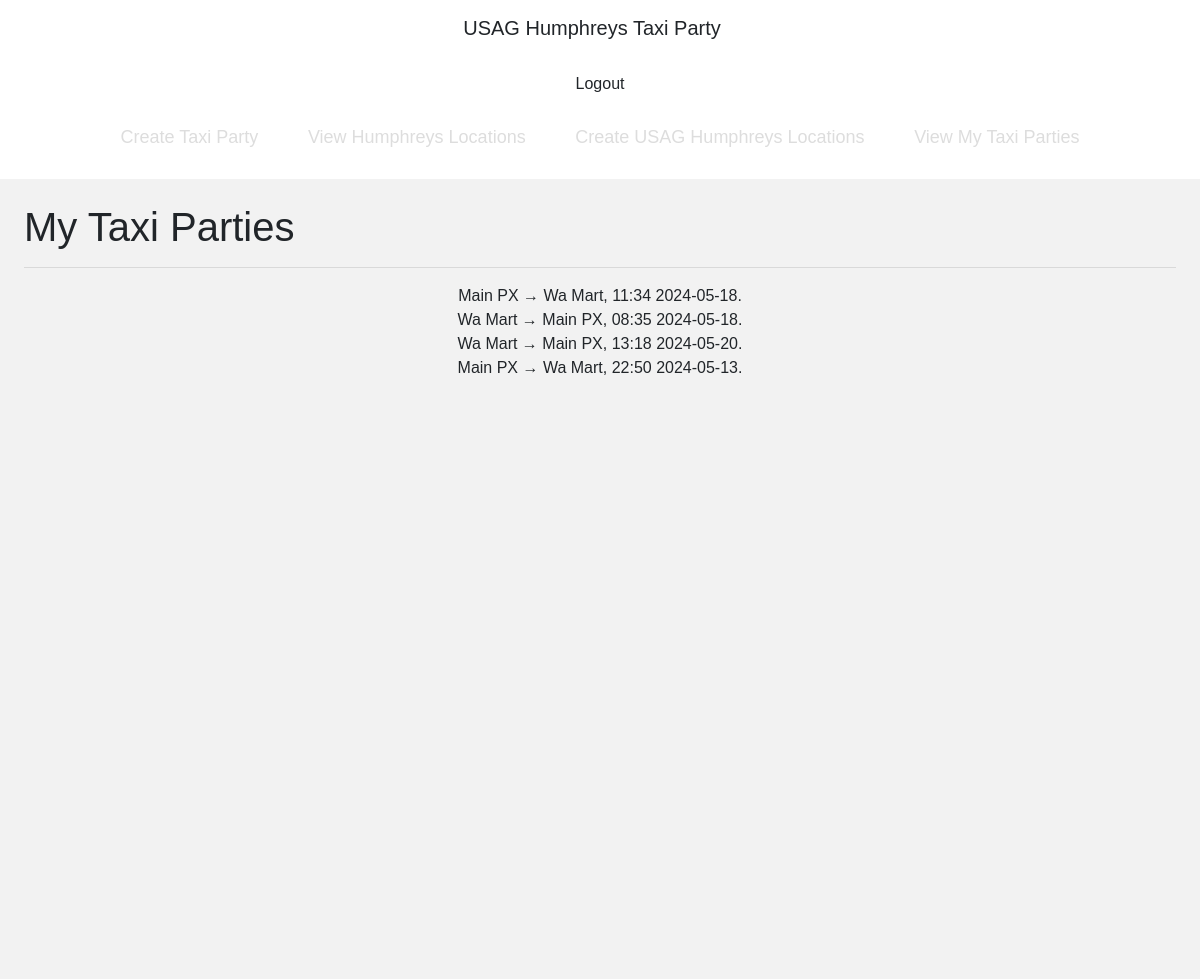
The app's page /myparty/ (signed in) with its own data.
### taxiparty/models.py (models this page shows, shortened)
class TaxiParty(models.Model):
    date = models.DateField(blank=False, default=datetime.date.today())
    time = models.TimeField(blank=False, default=datetime.time(8, 00))
    origin = models.ForeignKey(Location, on_delete=models.CASCADE, related_name='origin')
    destination = models.ForeignKey(Location, on_delete=models.CASCADE, related_name='destination')
    rider = models.ManyToManyField(User, related_name='rider')
    owner = models.ForeignKey(User, null=True, blank=True, on_delete=models.CASCADE, related_name='owner')
    def getAbsoluteUrl(self):
        return reverse("taxiparty:taxipartydynamic", kwargs={"id": self.id})
    def __str__(self) -> str:
        return f"{self.origin} → {self.destination}, {self.time.__str__()[:5]} {self.date.__str__()}."

class Location(models.Model):
    name = models.TextField(blank=False, unique=True)
    def __str__(self) -> str:
        return self.name

### taxiparty/views.py (the view)
# urls.py: path('myparty/', views.my_party_view, name='myparty'),
def my_party_view(request):
    if request.user.is_anonymous:
        return redirect(reverse('user:login'))
    myParties = TaxiParty.objects.filter(rider=request.user)
    user_agent = get_user_agent(request)
    context = {
        'mobile': user_agent.is_mobile,
        'partyList': myParties
    }
    return render(request, "myparty.html", context)

### taxiparty/templates/myparty.html
{% extends 'base.html' %}
{% block content %}
    <h1 class="home-title">My Taxi Parties</h1>
    <hr>
    <div class="login-container" style="justify-items: center;">
        {% for party in partyList %}
        <div class="party-row">
            <a href="{{ party.getAbsoluteUrl }}" class="text-decoration-none">{{ party }}</a>
        </div>
        {% endfor %}
    </div>
{% endblock %}

### static/css/mystyle.css (style rules this page uses)
html, body { font-family: Arial, sans-serif; height: 100%; margin: 0; }
a { text-decoration: none !important; color: inherit; }

### records on screen
TaxiParty: origin+destination+time "Main PX → Wa Mart, 11:34 2024-05-18."
TaxiParty: origin+destination+time "Wa Mart → Main PX, 08:35 2024-05-18."
TaxiParty: origin+destination+time "Wa Mart → Main PX, 13:18 2024-05-20."
TaxiParty: origin+destination+time "Main PX → Wa Mart, 22:50 2024-05-13."
